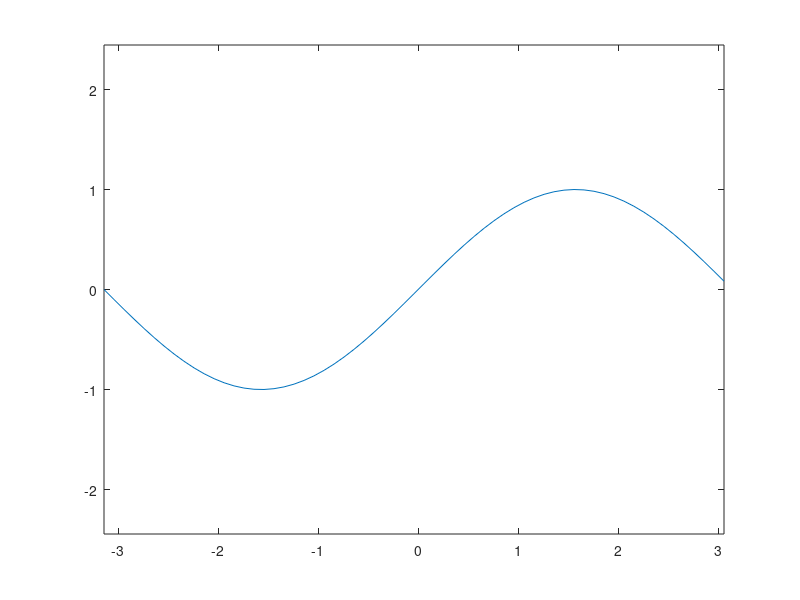

This chart was generated by the following MATLAB code:
x = -pi:.1:pi;
y = sin(x);

for k = 1:1
	plot(x,y)
	axis equal
	M(k) = getframe;
end

movie(M,1)
% 
% r=1;
% 
% min=-1;
% 
% max=1;
% 
% x = min:.1:max;
% 
% y = min:.1:max;
% 
% bw=false(length(x),length(y));
% 
% for i=-1:.1:length(x)
%    for j=-1:.1: length(y)
%        if i*j<=r*r-j*j
%            bw(floor(i-min),floor(j-min))=true;
%        end
%    end
% end
% 
% plot(x,y);figure(gcf);
% 
% 
% h = uicontrol('style','slider','position',...
% 	[10 50 20 300],'Min',1,'Max',16,'Value',1)
% for k = 1:16
% 	plot(fft(eye(k+16)))
% 	axis equal
% 	set(h,'Value',k)
% 	M(k) = getframe(gcf);
% end
% 
% clf
% axes('Position',[0 0 1 1])
% movie(M,30)
% 
% f := plot::Function2d(cos(2*x)+cos(x), x=-PI..PI):
% h := plot::Hatch(f):
% plot(h, f)